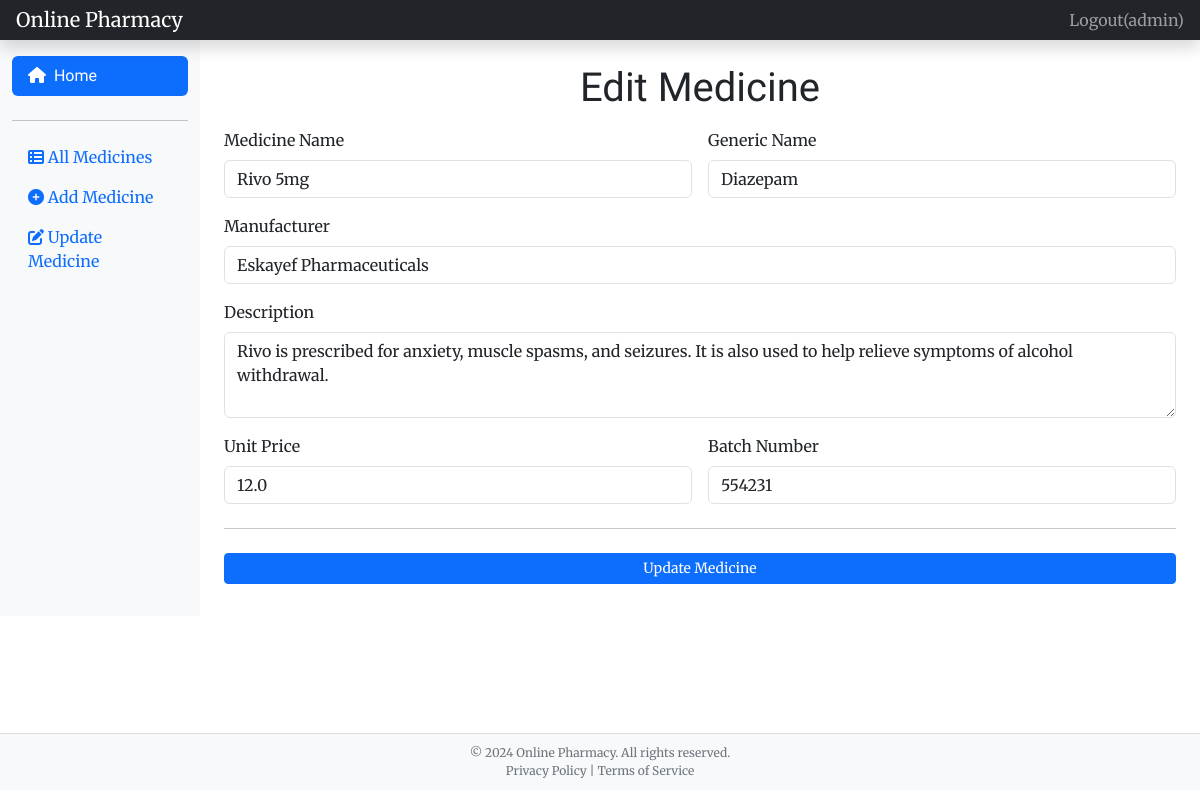
Page /edit_medicine/4/ (signed in) on the committed database.
### medicine/models.py (models this page shows, shortened)
class Medicine(models.Model):
    name = models.CharField(max_length=100)
    generic_name = models.CharField(max_length=100)
    manufacturer = models.CharField(max_length=100)
    description = models.TextField()
    price = models.FloatField()
    batch_number = models.IntegerField()

### medicine/views.py (the view, shortened to what this page needs)
# urls.py: path('edit_medicine/<int:medicine_id>/', login_required(AddOrEditMedicineView.as_view()), name='edit-medicine'),
class AddOrEditMedicineView(View):
    def get(self, request, medicine_id=None):
        medicine = None
        if medicine_id:
            medicine = get_object_or_404(Medicine, id=medicine_id)
        return render(request, 'add-medicine.html', {'medicine': medicine})

### templates/add-medicine.html (shortened to what this page needs)
{% extends 'base.html' %}
{% load static %}
{% block content %}
<main class="col-md-9 ms-sm-auto col-lg-10 px-md-4" style="max-height: 90vh; overflow-y: auto; padding-bottom: 2rem;">
    <br>
<h1 class="mb-3" style="font-family: 'Pattaya', sans-serif; text-align: center">
        {% if medicine %}Edit Medicine{% else %}Add Medicine{% endif %}
    </h1>
    <form class="needs-validation" method="post" action="{% if medicine %}{% url 'edit-medicine' medicine.id %}{% else %}{% url 'add-medicine' %}{% endif %}">
        <div class="row g-3">
            <div class="col-md-6 col-lg-6 col-sm-12">
                <label for="name" class="form-label">Medicine Name</label>
                <input type="text" class="form-control" id="name" name="name" placeholder="Medicine Name" required value="{{ medicine.name|default_if_none:'' }}">
            </div>
            <div class="col-md-6 col-lg-6 col-sm-12">
                <label for="generic_name" class="form-label">Generic Name</label>
                <input type="text" class="form-control" id="generic_name" name="generic_name" placeholder="Generic Name" required value="{{ medicine.generic_name|default_if_none:'' }}">
            </div>
            <div class="col-md-12 col-lg-12 col-sm-12">
                <label for="manufacturer" class="form-label">Manufacturer</label>
                <input type="text" class="form-control" id="manufacturer" name="manufacturer" placeholder="Manufacturer Name" required value="{{ medicine.manufacturer|default_if_none:'' }}">
            </div>
            <div class="col-md-12 col-lg-12 col-sm-12">
                <label for="description" class="form-label">Description</label>
                <textarea class="form-control" id="description" name="description" placeholder="Medicine Description" rows="3" required>{{ medicine.description|default_if_none:'' }}</textarea>
            </div>
            <div class="col-md-6 col-lg-6 col-sm-12">
                <label for="price" class="form-label">Unit Price</label>
                <input type="number" step="0.01" class="form-control" id="price" name="price" placeholder="Price" required value="{{ medicine.price|default_if_none:'' }}">
            </div>
            <div class="col-md-6 col-lg-6 col-sm-12">
                <label for="batch_number" class="form-label">Batch Number</label>
                <input type="number" class="form-control" id="batch_number" name="batch_number" placeholder="Batch Number" required value="{{ medicine.batch_number|default_if_none:'' }}">
            </div>
        </div>
        <hr class="my-4">
        <button class="w-100 btn btn-primary btn-sm" type="submit">
            {% if medicine %}Update Medicine{% else %}Add Medicine{% endif %}
        </button>
    </form>
</main>
{% block footer %}
<footer style=" position: absolute; bottom: 10px; width: 100%; text-align: center; padding: 10px; background-color: #f8f9fa; border-top: 1px solid #ddd;">
    <p style="font-size: 12px; color: #6c757d; margin: 0;">&copy; 2024 Online Pharmacy. All rights reserved.</p>
    <p style="font-size: 12px; color: #6c757d; margin: 0;">Privacy Policy | Terms of Service</p>
</footer>
{% endblock %}
{% endblock %}

### templates/base.html (shortened to what this page needs)
<!doctype html>
{% load static %}
<html lang="en">
<head>
    <link rel="stylesheet" href="https://cdnjs.cloudflare.com/ajax/libs/bootstrap/5.3.0/css/bootstrap.min.css">
    <link rel="stylesheet" href="https://cdnjs.cloudflare.com/ajax/libs/font-awesome/6.0.0-beta3/css/all.min.css">
    <link rel="stylesheet" href="{% static 'css/main.css' %}">
</head>
<body>
<header class="navbar navbar-dark sticky-top bg-dark flex-md-nowrap p-0 shadow">
    <a class="navbar-brand col-md-3 col-lg-2 me-0 px-3" href="{% url 'index' %}">Online Pharmacy</a>
    <ul class="navbar-nav px-3 flex-row">
        {% if not request.user.is_authenticated %}
        <li class="nav-item text-nowrap">
            <a class="nav-link text-white" href="{% url 'login' %}">Login</a>
        </li>
        {% else %}
        <li class="nav-item text-nowrap ms-3">
            <form action="{% url 'logout' %}" method="post">
    <button class="nav-link" type="submit">Logout({{ request.user.username }})</button>
</form>
        </li>
        {% endif %}
    </ul>
</header>
<div class="container-fluid">
    <div class="row">
        <nav id="sidebarMenu" class="col-md-3 col-lg-2 d-md-block bg-light sidebar collapse">
            <div class="position-sticky pt-3">
                <ul class="nav flex-column">
                    <li class="nav-item">
                        <a class="nav-link text-white bg-primary py-2 mb-2 rounded dashboard" href="{% url 'index' %}">
                            <i class="fas fa-home"></i>&nbsp;&nbsp;Home
                        </a>
                    </li>
                    <hr>
                    <li class="nav-item">
                        <a class="nav-link active" href="{% url 'medicines-list' %}">
                            <i class="fas fa-th-list"></i> All Medicines
                        </a>
                    </li>
                    <li class="nav-item">
                        <a class="nav-link" href="{% url 'add-medicine' %}">
                            <i class="fas fa-plus-circle"></i> Add Medicine
                        </a>
                    </li>
                    <li class="nav-item">
                        <a class="nav-link" href="{% url 'update-medicines' %}">
                            <i class="fas fa-edit"></i> Update Medicine
                        </a>
                    </li>
                </ul>
            </div>
        </nav>
    {% block content %} {% endblock %}
    </div>
</div>
{% block footer %}{% endblock %}
</body>
</html>

### templates/base.html (style rules this page uses)
body { font-family: 'Merriweather', serif; }
h3, .dashboard { font-family: 'Pattaya', sans-serif; }

### rows in the picture
Medicine: name "Rivo 5mg", generic_name "Diazepam", manufacturer "Eskayef Pharmaceuticals", description "Rivo is prescribed for anxiety, muscle spasms, and seizures. It is also used to help relieve symptoms of alcohol withdrawal.", price "12.0", batch_number "554231"

### other values in the picture
{{ request.user.username }} "admin"
